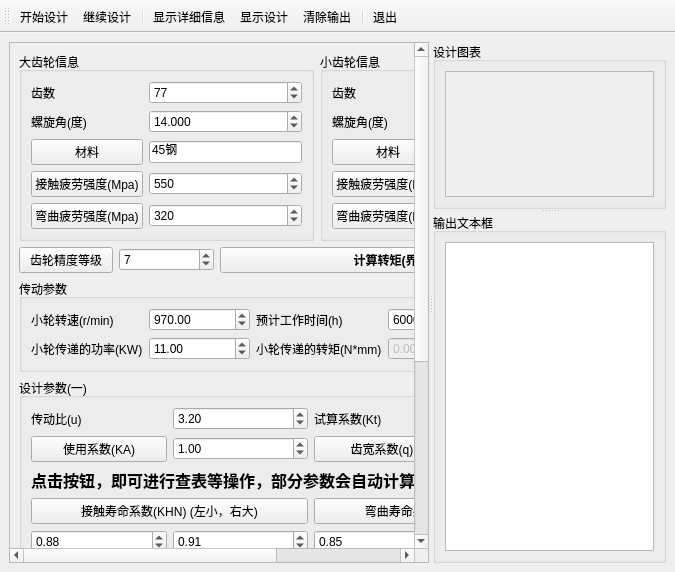
<?xml version="1.0" encoding="UTF-8"?>
<ui version="4.0">
 <class>MainWindow</class>
 <widget class="QMainWindow" name="MainWindow">
  <property name="geometry">
   <rect>
    <x>0</x>
    <y>0</y>
    <width>675</width>
    <height>572</height>
   </rect>
  </property>
  <property name="windowTitle">
   <string>齿轮设计UI</string>
  </property>
  <widget class="QWidget" name="centralwidget">
   <layout class="QVBoxLayout" name="verticalLayout_2">
    <item>
     <widget class="QSplitter" name="mainSplitter">
      <property name="orientation">
       <enum>Qt::Orientation::Horizontal</enum>
      </property>
      <widget class="QScrollArea" name="scrollArea_2">
       <property name="widgetResizable">
        <bool>true</bool>
       </property>
       <widget class="QWidget" name="scrollAreaWidgetContents_2">
        <property name="geometry">
         <rect>
          <x>0</x>
          <y>-64</y>
          <width>446</width>
          <height>563</height>
         </rect>
        </property>
        <layout class="QGridLayout" name="gridLayout" columnstretch="1,1,1,3">
         <item row="0" column="0" colspan="3">
          <widget class="QGroupBox" name="groupBig">
           <property name="title">
            <string>大齿轮信息</string>
           </property>
           <layout class="QGridLayout" name="gridLayout_8">
            <item row="6" column="0">
             <widget class="QPushButton" name="btnBigOH">
              <property name="text">
               <string>接触疲劳强度(Mpa)</string>
              </property>
             </widget>
            </item>
            <item row="6" column="1">
             <widget class="QSpinBox" name="spinBigOH">
              <property name="maximum">
               <number>1000</number>
              </property>
              <property name="value">
               <number>550</number>
              </property>
             </widget>
            </item>
            <item row="0" column="0">
             <widget class="QLabel" name="label_23">
              <property name="text">
               <string>齿数</string>
              </property>
              <property name="alignment">
               <set>Qt::AlignmentFlag::AlignLeading|Qt::AlignmentFlag::AlignLeft|Qt::AlignmentFlag::AlignVCenter</set>
              </property>
             </widget>
            </item>
            <item row="0" column="1">
             <widget class="QSpinBox" name="spinBigZ">
              <property name="maximum">
               <number>1000</number>
              </property>
              <property name="value">
               <number>77</number>
              </property>
             </widget>
            </item>
            <item row="1" column="0">
             <widget class="QLabel" name="label_27">
              <property name="text">
               <string>螺旋角(度)</string>
              </property>
              <property name="alignment">
               <set>Qt::AlignmentFlag::AlignLeading|Qt::AlignmentFlag::AlignLeft|Qt::AlignmentFlag::AlignVCenter</set>
              </property>
             </widget>
            </item>
            <item row="1" column="1">
             <widget class="QDoubleSpinBox" name="spinBigP">
              <property name="decimals">
               <number>3</number>
              </property>
              <property name="value">
               <double>14.000000000000000</double>
              </property>
             </widget>
            </item>
            <item row="2" column="0">
             <widget class="QPushButton" name="btnBigMat">
              <property name="text">
               <string>材料</string>
              </property>
             </widget>
            </item>
            <item row="8" column="1">
             <widget class="QSpinBox" name="spinBigOF">
              <property name="maximum">
               <number>1000</number>
              </property>
              <property name="value">
               <number>320</number>
              </property>
             </widget>
            </item>
            <item row="2" column="1">
             <widget class="QLineEdit" name="editBigMat">
              <property name="text">
               <string>45钢</string>
              </property>
             </widget>
            </item>
            <item row="8" column="0">
             <widget class="QPushButton" name="btnBigOF">
              <property name="text">
               <string>弯曲疲劳强度(Mpa)</string>
              </property>
             </widget>
            </item>
           </layout>
          </widget>
         </item>
         <item row="0" column="3">
          <widget class="QGroupBox" name="groupSmall">
           <property name="title">
            <string>小齿轮信息</string>
           </property>
           <layout class="QGridLayout" name="gridLayout_9">
            <item row="1" column="1">
             <widget class="QDoubleSpinBox" name="spinSmallP">
              <property name="decimals">
               <number>3</number>
              </property>
              <property name="value">
               <double>14.000000000000000</double>
              </property>
             </widget>
            </item>
            <item row="0" column="0">
             <widget class="QLabel" name="label_28">
              <property name="text">
               <string>齿数</string>
              </property>
              <property name="alignment">
               <set>Qt::AlignmentFlag::AlignLeading|Qt::AlignmentFlag::AlignLeft|Qt::AlignmentFlag::AlignVCenter</set>
              </property>
             </widget>
            </item>
            <item row="6" column="1">
             <widget class="QSpinBox" name="spinSmallOH">
              <property name="maximum">
               <number>1000</number>
              </property>
              <property name="value">
               <number>600</number>
              </property>
             </widget>
            </item>
            <item row="2" column="1">
             <widget class="QLineEdit" name="editSmallMat">
              <property name="text">
               <string>40Cr</string>
              </property>
             </widget>
            </item>
            <item row="0" column="1">
             <widget class="QSpinBox" name="spinSmallZ">
              <property name="maximum">
               <number>1000</number>
              </property>
              <property name="value">
               <number>24</number>
              </property>
             </widget>
            </item>
            <item row="1" column="0">
             <widget class="QLabel" name="label_32">
              <property name="text">
               <string>螺旋角(度)</string>
              </property>
              <property name="alignment">
               <set>Qt::AlignmentFlag::AlignLeading|Qt::AlignmentFlag::AlignLeft|Qt::AlignmentFlag::AlignVCenter</set>
              </property>
             </widget>
            </item>
            <item row="8" column="1">
             <widget class="QSpinBox" name="spinSmallOF">
              <property name="maximum">
               <number>1000</number>
              </property>
              <property name="value">
               <number>500</number>
              </property>
             </widget>
            </item>
            <item row="2" column="0">
             <widget class="QPushButton" name="btnSmallMat">
              <property name="text">
               <string>材料</string>
              </property>
             </widget>
            </item>
            <item row="6" column="0">
             <widget class="QPushButton" name="btnSmallOH">
              <property name="text">
               <string>接触疲劳强度(Mpa)</string>
              </property>
             </widget>
            </item>
            <item row="8" column="0">
             <widget class="QPushButton" name="btnSmallOF">
              <property name="text">
               <string>弯曲疲劳强度(Mpa)</string>
              </property>
             </widget>
            </item>
           </layout>
          </widget>
         </item>
         <item row="1" column="1">
          <widget class="QSpinBox" name="spinLevel">
           <property name="enabled">
            <bool>true</bool>
           </property>
           <property name="value">
            <number>7</number>
           </property>
          </widget>
         </item>
         <item row="1" column="2" colspan="2">
          <widget class="QPushButton" name="btnGetT">
           <property name="font">
            <font>
             <bold>true</bold>
            </font>
           </property>
           <property name="text">
            <string>计算转矩(界面可拖放)</string>
           </property>
          </widget>
         </item>
         <item row="2" column="0" colspan="4">
          <widget class="QGroupBox" name="groupDrive">
           <property name="title">
            <string>传动参数</string>
           </property>
           <layout class="QGridLayout" name="gridLayout_10" columnstretch="1,1,1,2">
            <item row="0" column="0">
             <widget class="QLabel" name="label_34">
              <property name="text">
               <string>小轮转速(r/min)</string>
              </property>
             </widget>
            </item>
            <item row="0" column="1">
             <widget class="QDoubleSpinBox" name="spin_n">
              <property name="maximum">
               <double>5000.000000000000000</double>
              </property>
              <property name="value">
               <double>970.000000000000000</double>
              </property>
             </widget>
            </item>
            <item row="0" column="2">
             <widget class="QLabel" name="label_35">
              <property name="text">
               <string>预计工作时间(h)</string>
              </property>
             </widget>
            </item>
            <item row="0" column="3">
             <widget class="QSpinBox" name="spinTime">
              <property name="maximum">
               <number>120000</number>
              </property>
              <property name="singleStep">
               <number>200</number>
              </property>
              <property name="value">
               <number>60000</number>
              </property>
              <property name="displayIntegerBase">
               <number>10</number>
              </property>
             </widget>
            </item>
            <item row="1" column="0">
             <widget class="QLabel" name="label_36">
              <property name="text">
               <string>小轮传递的功率(KW)</string>
              </property>
             </widget>
            </item>
            <item row="1" column="1">
             <widget class="QDoubleSpinBox" name="spinP">
              <property name="maximum">
               <double>50.000000000000000</double>
              </property>
              <property name="value">
               <double>11.000000000000000</double>
              </property>
             </widget>
            </item>
            <item row="1" column="2">
             <widget class="QLabel" name="label_37">
              <property name="text">
               <string>小轮传递的转矩(N*mm)</string>
              </property>
             </widget>
            </item>
            <item row="1" column="3">
             <widget class="QDoubleSpinBox" name="spinT">
              <property name="enabled">
               <bool>false</bool>
              </property>
              <property name="maximum">
               <double>50000000.000000000000000</double>
              </property>
             </widget>
            </item>
           </layout>
          </widget>
         </item>
         <item row="3" column="0" colspan="4">
          <widget class="QGroupBox" name="groupDOne">
           <property name="title">
            <string>设计参数(一)</string>
           </property>
           <layout class="QGridLayout" name="gridLayout_11" columnstretch="1,1,1,1">
            <item row="5" column="3">
             <widget class="QDoubleSpinBox" name="spinKFN2">
              <property name="maximum">
               <double>5000.000000000000000</double>
              </property>
              <property name="value">
               <double>0.880000000000000</double>
              </property>
             </widget>
            </item>
            <item row="6" column="0" colspan="2">
             <widget class="QPushButton" name="btnYFa">
              <property name="text">
               <string>齿形系数(YFa) (左小，右大)</string>
              </property>
             </widget>
            </item>
            <item row="8" column="3">
             <widget class="QDoubleSpinBox" name="spinSF">
              <property name="maximum">
               <double>5000.000000000000000</double>
              </property>
              <property name="value">
               <double>1.400000000000000</double>
              </property>
             </widget>
            </item>
            <item row="0" column="3">
             <widget class="QDoubleSpinBox" name="spinKt">
              <property name="maximum">
               <double>5.000000000000000</double>
              </property>
              <property name="value">
               <double>1.300000000000000</double>
              </property>
             </widget>
            </item>
            <item row="5" column="2">
             <widget class="QDoubleSpinBox" name="spinKFN1">
              <property name="maximum">
               <double>5000.000000000000000</double>
              </property>
              <property name="value">
               <double>0.850000000000000</double>
              </property>
             </widget>
            </item>
            <item row="8" column="2">
             <widget class="QLabel" name="label_2">
              <property name="text">
               <string>弯曲疲劳安全系数(SF)</string>
              </property>
             </widget>
            </item>
            <item row="2" column="0" colspan="4">
             <widget class="QLabel" name="label_38">
              <property name="font">
               <font>
                <pointsize>12</pointsize>
                <bold>true</bold>
               </font>
              </property>
              <property name="autoFillBackground">
               <bool>false</bool>
              </property>
              <property name="text">
               <string>点击按钮，即可进行查表等操作，部分参数会自动计算完毕，请按顺序输入参数</string>
              </property>
             </widget>
            </item>
            <item row="5" column="1">
             <widget class="QDoubleSpinBox" name="spinKHN2">
              <property name="maximum">
               <double>5000.000000000000000</double>
              </property>
              <property name="value">
               <double>0.910000000000000</double>
              </property>
             </widget>
            </item>
            <item row="8" column="0">
             <widget class="QLabel" name="label">
              <property name="text">
               <string>接触疲劳安全系数(SH)</string>
              </property>
             </widget>
            </item>
            <item row="0" column="0">
             <widget class="QLabel" name="label_42">
              <property name="text">
               <string>传动比(u)</string>
              </property>
             </widget>
            </item>
            <item row="0" column="1">
             <widget class="QDoubleSpinBox" name="spinU">
              <property name="maximum">
               <double>6.000000000000000</double>
              </property>
              <property name="value">
               <double>3.200000000000000</double>
              </property>
             </widget>
            </item>
            <item row="1" column="1">
             <widget class="QDoubleSpinBox" name="spinKA">
              <property name="maximum">
               <double>3.000000000000000</double>
              </property>
              <property name="value">
               <double>1.000000000000000</double>
              </property>
             </widget>
            </item>
            <item row="5" column="0">
             <widget class="QDoubleSpinBox" name="spinKHN1">
              <property name="maximum">
               <double>5000.000000000000000</double>
              </property>
              <property name="value">
               <double>0.880000000000000</double>
              </property>
             </widget>
            </item>
            <item row="1" column="3">
             <widget class="QDoubleSpinBox" name="spin_q">
              <property name="maximum">
               <double>5000.000000000000000</double>
              </property>
              <property name="value">
               <double>1.000000000000000</double>
              </property>
             </widget>
            </item>
            <item row="3" column="0" colspan="2">
             <widget class="QPushButton" name="btnKHN">
              <property name="text">
               <string>接触寿命系数(KHN) (左小，右大)</string>
              </property>
             </widget>
            </item>
            <item row="6" column="2" colspan="2">
             <widget class="QPushButton" name="btnYSa">
              <property name="text">
               <string>应力修正系数(YSa) (左小，右大)</string>
              </property>
             </widget>
            </item>
            <item row="3" column="2" colspan="2">
             <widget class="QPushButton" name="btnKFN">
              <property name="text">
               <string>弯曲寿命系数(KFN) (左小，右大)</string>
              </property>
             </widget>
            </item>
            <item row="8" column="1">
             <widget class="QDoubleSpinBox" name="spinSH">
              <property name="maximum">
               <double>5000.000000000000000</double>
              </property>
              <property name="value">
               <double>1.000000000000000</double>
              </property>
             </widget>
            </item>
            <item row="0" column="2">
             <widget class="QLabel" name="label_40">
              <property name="text">
               <string>试算系数(Kt)</string>
              </property>
             </widget>
            </item>
            <item row="1" column="0">
             <widget class="QPushButton" name="btnKA">
              <property name="text">
               <string>使用系数(KA)</string>
              </property>
             </widget>
            </item>
            <item row="1" column="2">
             <widget class="QPushButton" name="btn_q">
              <property name="text">
               <string>齿宽系数(q)</string>
              </property>
             </widget>
            </item>
            <item row="7" column="0">
             <widget class="QDoubleSpinBox" name="spinYFa1">
              <property name="decimals">
               <number>2</number>
              </property>
              <property name="value">
               <double>2.590000000000000</double>
              </property>
             </widget>
            </item>
            <item row="7" column="1">
             <widget class="QDoubleSpinBox" name="spinYFa2">
              <property name="decimals">
               <number>2</number>
              </property>
              <property name="value">
               <double>2.210000000000000</double>
              </property>
             </widget>
            </item>
            <item row="7" column="2">
             <widget class="QDoubleSpinBox" name="spinYSa1">
              <property name="decimals">
               <number>2</number>
              </property>
              <property name="value">
               <double>1.600000000000000</double>
              </property>
             </widget>
            </item>
            <item row="7" column="3">
             <widget class="QDoubleSpinBox" name="spinYSa2">
              <property name="decimals">
               <number>2</number>
              </property>
              <property name="value">
               <double>1.770000000000000</double>
              </property>
             </widget>
            </item>
           </layout>
          </widget>
         </item>
         <item row="4" column="0" colspan="4">
          <widget class="QGroupBox" name="groupDTwo">
           <property name="enabled">
            <bool>true</bool>
           </property>
           <property name="title">
            <string>设计参数(二)  (请先点击”开始设计“，输入好参数后，点击“继续设计”)</string>
           </property>
           <layout class="QGridLayout" name="gridLayout_12">
            <item row="3" column="1">
             <widget class="QDoubleSpinBox" name="spin_m">
              <property name="enabled">
               <bool>false</bool>
              </property>
              <property name="maximum">
               <double>5000.000000000000000</double>
              </property>
              <property name="value">
               <double>1.000000000000000</double>
              </property>
             </widget>
            </item>
            <item row="1" column="2">
             <widget class="QPushButton" name="btnKFb">
              <property name="enabled">
               <bool>false</bool>
              </property>
              <property name="text">
               <string>弯曲齿向载荷分配系数</string>
              </property>
             </widget>
            </item>
            <item row="2" column="0">
             <widget class="QPushButton" name="btnKHV">
              <property name="enabled">
               <bool>false</bool>
              </property>
              <property name="text">
               <string>接触动载系数</string>
              </property>
             </widget>
            </item>
            <item row="1" column="3">
             <widget class="QDoubleSpinBox" name="spinKFb">
              <property name="enabled">
               <bool>false</bool>
              </property>
              <property name="decimals">
               <number>3</number>
              </property>
              <property name="maximum">
               <double>5000.000000000000000</double>
              </property>
              <property name="value">
               <double>1.280000000000000</double>
              </property>
             </widget>
            </item>
            <item row="3" column="0">
             <widget class="QPushButton" name="btn_m">
              <property name="enabled">
               <bool>false</bool>
              </property>
              <property name="text">
               <string>圆整模数</string>
              </property>
             </widget>
            </item>
            <item row="1" column="1">
             <widget class="QDoubleSpinBox" name="spinKHb">
              <property name="enabled">
               <bool>false</bool>
              </property>
              <property name="decimals">
               <number>3</number>
              </property>
              <property name="maximum">
               <double>5000.000000000000000</double>
              </property>
              <property name="value">
               <double>1.318000000000000</double>
              </property>
             </widget>
            </item>
            <item row="2" column="2">
             <widget class="QPushButton" name="btnKFV">
              <property name="enabled">
               <bool>false</bool>
              </property>
              <property name="text">
               <string>弯曲动载系数</string>
              </property>
             </widget>
            </item>
            <item row="3" column="3">
             <widget class="QDoubleSpinBox" name="spin_a">
              <property name="enabled">
               <bool>false</bool>
              </property>
              <property name="maximum">
               <double>5000.000000000000000</double>
              </property>
              <property name="value">
               <double>1.000000000000000</double>
              </property>
             </widget>
            </item>
            <item row="2" column="1">
             <widget class="QDoubleSpinBox" name="spinKHV">
              <property name="enabled">
               <bool>false</bool>
              </property>
              <property name="maximum">
               <double>5000.000000000000000</double>
              </property>
              <property name="value">
               <double>1.100000000000000</double>
              </property>
             </widget>
            </item>
            <item row="2" column="3">
             <widget class="QDoubleSpinBox" name="spinKFV">
              <property name="enabled">
               <bool>false</bool>
              </property>
              <property name="maximum">
               <double>5000.000000000000000</double>
              </property>
              <property name="value">
               <double>1.070000000000000</double>
              </property>
             </widget>
            </item>
            <item row="1" column="0">
             <widget class="QPushButton" name="btnKHb">
              <property name="enabled">
               <bool>false</bool>
              </property>
              <property name="text">
               <string>接触齿向载荷分配系数</string>
              </property>
             </widget>
            </item>
            <item row="3" column="2">
             <widget class="QPushButton" name="btn_a">
              <property name="enabled">
               <bool>false</bool>
              </property>
              <property name="text">
               <string>圆整中心距</string>
              </property>
             </widget>
            </item>
            <item row="0" column="0">
             <widget class="QPushButton" name="btnKHa">
              <property name="enabled">
               <bool>false</bool>
              </property>
              <property name="text">
               <string>接触齿间载荷分配系数</string>
              </property>
             </widget>
            </item>
            <item row="0" column="1">
             <widget class="QDoubleSpinBox" name="spinKHa">
              <property name="enabled">
               <bool>false</bool>
              </property>
              <property name="value">
               <double>1.400000000000000</double>
              </property>
             </widget>
            </item>
            <item row="0" column="2">
             <widget class="QPushButton" name="btnKFa">
              <property name="enabled">
               <bool>false</bool>
              </property>
              <property name="text">
               <string>弯曲齿间载荷分配系数</string>
              </property>
             </widget>
            </item>
            <item row="0" column="3">
             <widget class="QDoubleSpinBox" name="spinKFa">
              <property name="enabled">
               <bool>false</bool>
              </property>
              <property name="value">
               <double>1.200000000000000</double>
              </property>
             </widget>
            </item>
           </layout>
          </widget>
         </item>
         <item row="1" column="0">
          <widget class="QPushButton" name="btnLevel">
           <property name="text">
            <string>齿轮精度等级</string>
           </property>
          </widget>
         </item>
        </layout>
       </widget>
      </widget>
      <widget class="QSplitter" name="splitter">
       <property name="orientation">
        <enum>Qt::Orientation::Vertical</enum>
       </property>
       <widget class="QGroupBox" name="groupChart">
        <property name="title">
         <string>设计图表</string>
        </property>
        <layout class="QVBoxLayout" name="verticalLayout">
         <item>
          <widget class="QScrollArea" name="scrollArea_3">
           <property name="widgetResizable">
            <bool>true</bool>
           </property>
           <widget class="QWidget" name="scrollAreaWidgetContents_3">
            <property name="geometry">
             <rect>
              <x>0</x>
              <y>0</y>
              <width>775</width>
              <height>414</height>
             </rect>
            </property>
            <layout class="QVBoxLayout" name="verticalLayout_4">
             <item>
              <widget class="QLabel" name="labChart">
               <property name="text">
                <string/>
               </property>
               <property name="pixmap">
                <pixmap resource="res.qrc">:/images/images/KA.png</pixmap>
               </property>
              </widget>
             </item>
            </layout>
           </widget>
          </widget>
         </item>
        </layout>
       </widget>
       <widget class="QGroupBox" name="groupShow">
        <property name="title">
         <string>输出文本框</string>
        </property>
        <layout class="QVBoxLayout" name="verticalLayout_3">
         <item>
          <widget class="QPlainTextEdit" name="textEdit"/>
         </item>
        </layout>
       </widget>
      </widget>
     </widget>
    </item>
   </layout>
  </widget>
  <widget class="QToolBar" name="toolBar">
   <property name="windowTitle">
    <string>toolBar</string>
   </property>
   <property name="toolButtonStyle">
    <enum>Qt::ToolButtonStyle::ToolButtonTextUnderIcon</enum>
   </property>
   <attribute name="toolBarArea">
    <enum>TopToolBarArea</enum>
   </attribute>
   <attribute name="toolBarBreak">
    <bool>false</bool>
   </attribute>
   <addaction name="actStart"/>
   <addaction name="actContinue"/>
   <addaction name="separator"/>
   <addaction name="actShowAll"/>
   <addaction name="actShow"/>
   <addaction name="actClear"/>
   <addaction name="separator"/>
   <addaction name="actExit"/>
  </widget>
  <action name="actStart">
   <property name="icon">
    <iconset resource="res.qrc">
     <normaloff>:/images/images/wizard24.png</normaloff>:/images/images/wizard24.png</iconset>
   </property>
   <property name="text">
    <string>开始设计</string>
   </property>
   <property name="toolTip">
    <string>开始齿轮设计</string>
   </property>
   <property name="menuRole">
    <enum>QAction::MenuRole::NoRole</enum>
   </property>
  </action>
  <action name="actShowAll">
   <property name="icon">
    <iconset resource="res.qrc">
     <normaloff>:/images/images/124.bmp</normaloff>:/images/images/124.bmp</iconset>
   </property>
   <property name="text">
    <string>显示详细信息</string>
   </property>
   <property name="toolTip">
    <string>显示详细的设计信息</string>
   </property>
   <property name="menuRole">
    <enum>QAction::MenuRole::NoRole</enum>
   </property>
  </action>
  <action name="actShow">
   <property name="icon">
    <iconset resource="res.qrc">
     <normaloff>:/images/images/704.bmp</normaloff>:/images/images/704.bmp</iconset>
   </property>
   <property name="text">
    <string>显示设计</string>
   </property>
   <property name="toolTip">
    <string>显示设计信息</string>
   </property>
   <property name="menuRole">
    <enum>QAction::MenuRole::NoRole</enum>
   </property>
  </action>
  <action name="actClear">
   <property name="icon">
    <iconset resource="res.qrc">
     <normaloff>:/images/images/103.bmp</normaloff>:/images/images/103.bmp</iconset>
   </property>
   <property name="text">
    <string>清除输出</string>
   </property>
   <property name="toolTip">
    <string>清除输出</string>
   </property>
   <property name="menuRole">
    <enum>QAction::MenuRole::NoRole</enum>
   </property>
  </action>
  <action name="actExit">
   <property name="icon">
    <iconset resource="res.qrc">
     <normaloff>:/images/images/exit.bmp</normaloff>:/images/images/exit.bmp</iconset>
   </property>
   <property name="text">
    <string>退出</string>
   </property>
   <property name="toolTip">
    <string>退出程序</string>
   </property>
   <property name="menuRole">
    <enum>QAction::MenuRole::NoRole</enum>
   </property>
  </action>
  <action name="actContinue">
   <property name="icon">
    <iconset resource="res.qrc">
     <normaloff>:/images/images/322.bmp</normaloff>:/images/images/322.bmp</iconset>
   </property>
   <property name="text">
    <string>继续设计</string>
   </property>
   <property name="toolTip">
    <string>继续进行设计</string>
   </property>
   <property name="menuRole">
    <enum>QAction::MenuRole::NoRole</enum>
   </property>
  </action>
 </widget>
 <resources>
  <include location="res.qrc"/>
 </resources>
 <connections>
  <connection>
   <sender>actExit</sender>
   <signal>triggered()</signal>
   <receiver>MainWindow</receiver>
   <slot>close()</slot>
   <hints>
    <hint type="sourcelabel">
     <x>-1</x>
     <y>-1</y>
    </hint>
    <hint type="destinationlabel">
     <x>299</x>
     <y>188</y>
    </hint>
   </hints>
  </connection>
  <connection>
   <sender>actClear</sender>
   <signal>triggered()</signal>
   <receiver>textEdit</receiver>
   <slot>clear()</slot>
   <hints>
    <hint type="sourcelabel">
     <x>-1</x>
     <y>-1</y>
    </hint>
    <hint type="destinationlabel">
     <x>534</x>
     <y>378</y>
    </hint>
   </hints>
  </connection>
  <connection>
   <sender>spinSmallP</sender>
   <signal>valueChanged(double)</signal>
   <receiver>spinBigP</receiver>
   <slot>setValue(double)</slot>
   <hints>
    <hint type="sourcelabel">
     <x>383</x>
     <y>105</y>
    </hint>
    <hint type="destinationlabel">
     <x>164</x>
     <y>105</y>
    </hint>
   </hints>
  </connection>
  <connection>
   <sender>spinBigP</sender>
   <signal>valueChanged(double)</signal>
   <receiver>spinSmallP</receiver>
   <slot>setValue(double)</slot>
   <hints>
    <hint type="sourcelabel">
     <x>164</x>
     <y>105</y>
    </hint>
    <hint type="destinationlabel">
     <x>383</x>
     <y>105</y>
    </hint>
   </hints>
  </connection>
 </connections>
</ui>
